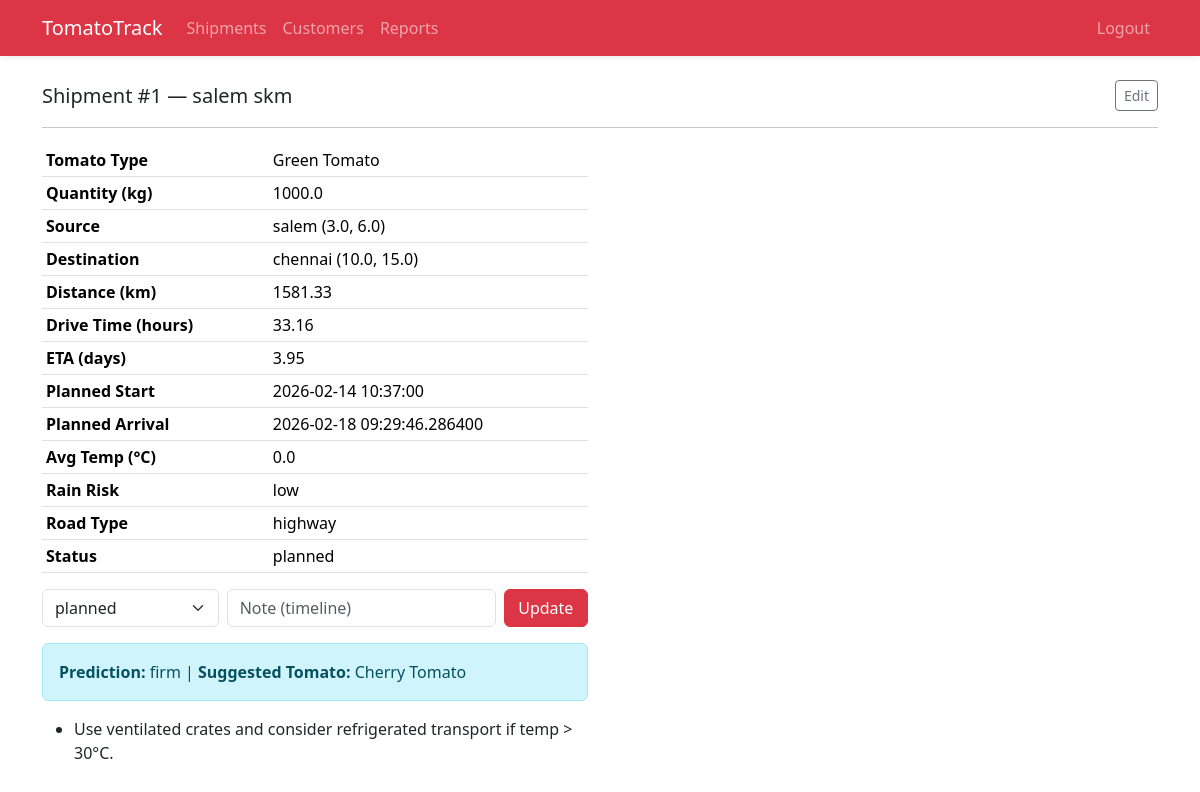
Screenshot of /shipments/1 (signed in) with the database file from the repository.
### models.py (models this page shows)
class Shipment(Base):
    __tablename__ = 'shipments'
    id = Column(Integer, primary_key=True)
    title = Column(String(255), nullable=False)
    tomato_type = Column(String(50))
    quantity_kg = Column(Float, default=0)
    origin_name = Column(String(255), nullable=False)
    origin_lat = Column(Float, nullable=False)
    origin_lng = Column(Float, nullable=False)
    dest_name = Column(String(255), nullable=False)
    dest_lat = Column(Float, nullable=False)
    dest_lng = Column(Float, nullable=False)
    distance_km = Column(Float)
    drive_time_hours = Column(Float)
    eta_days = Column(Float)
    planned_start = Column(DateTime)
    planned_arrival = Column(DateTime)
    avg_temp_c = Column(Float)
    rain_risk = Column(String(20))  # low/medium/high
    road_type = Column(String(50))  # highway/mixed/poor
    condition_departure = Column(String(100))
    condition_arrival = Column(String(100))
    status = Column(String(50), default='planned')
    actual_start = Column(DateTime)
    delivered_at = Column(DateTime)
    customer_id = Column(Integer, ForeignKey('customers.id'))
    customer = relationship('Customer', back_populates='shipments')
    created_by = Column(Integer, ForeignKey('users.id'))
    created_at = Column(DateTime, default=datetime.utcnow)

class TomatoType(Base):
    __tablename__ = 'tomato_types'
    id = Column(Integer, primary_key=True)
    name = Column(String(50), unique=True, nullable=False)
    best_temp_min = Column(Float)
    best_temp_max = Column(Float)
    max_travel_days = Column(Integer)
    notes = Column(Text)

### app.py (the view)
    @app.route('/shipments/<int:sid>')
    @login_required
    def shipment_detail(sid):
        with Session() as s:
            sh = s.get(Shipment, sid)
            if not sh:
                flash('Not found', 'danger')
                return redirect(url_for('shipments_list'))
            days = sh.eta_days or 0
            recs, predicted = tomato_recommendations(
                sh.distance_km or 0,
                days,
                sh.avg_temp_c or 0,
                sh.rain_risk or 'low',
                sh.road_type or 'highway'
            )
            tomato_suggestion = choose_tomato_type(s, days, sh.avg_temp_c, sh.rain_risk)
        return render_template('shipment_detail.html',
                               shipment=sh,
                               recs=recs,
                               predicted=predicted,
                               tomato_suggestion=tomato_suggestion)

### rules.py (called while the page is built)
def suggest_tomato_type_simple(days: float, temp_c: float, rain_risk: str) -> str:
    if days is None:
        days = 0
    if temp_c is None:
        temp_c = 25
    if days > 5 or (rain_risk == 'high' and days > 3):
        return "Green Tomato"
    if days <= 2 and 15 <= temp_c <= 30 and rain_risk != 'high':
        return "Red Tomato"
    if days <= 3 and temp_c <= 28:
        return "Roma Tomato"
    return "Cherry Tomato"

def tomato_recommendations(distance_km, eta_days, temp_c, rain_risk, road_type):
    notes = []
    if distance_km > 500:
        notes.append("Use ventilated crates and consider refrigerated transport if temp > 30°C.")
    if temp_c >= 30:
        notes.append("High temperature: pack with cool packs; avoid mid-day loading.")
    if rain_risk == 'high':
        notes.append("High rain risk: waterproof covers and avoid rough roads where possible.")
    if road_type in ('poor', 'mixed'):
        notes.append("Rough roads: use shock-absorbing packaging and stack lower.")
    predicted = "firm"
    if eta_days >= 5 or temp_c > 30:
        predicted = "overripe risk"
    elif eta_days <= 2 and rain_risk != 'high':
        predicted = "good"
    return notes, predicted

### templates/shipment_detail.html (shortened to what this page needs)
{% extends 'base.html' %}
{% block content %}
<div class="d-flex justify-content-between align-items-center">
  <h5 class="mb-0">Shipment #{{ shipment.id }} — {{ shipment.title }}</h5>
  <a class="btn btn-sm btn-outline-secondary" href="{{ url_for('shipment_edit', sid=shipment.id) }}">Edit</a>
</div>
<hr>
<div class="row">
  <div class="col-md-6">
    <table class="table table-sm">
      <tr><th>Tomato Type</th><td>{{ shipment.tomato_type }}</td></tr>
      <tr><th>Quantity (kg)</th><td>{{ shipment.quantity_kg }}</td></tr>
      <tr><th>Source</th><td>{{ shipment.origin_name }} ({{ shipment.origin_lat }}, {{ shipment.origin_lng }})</td></tr>
      <tr><th>Destination</th><td>{{ shipment.dest_name }} ({{ shipment.dest_lat }}, {{ shipment.dest_lng }})</td></tr>
      <tr><th>Distance (km)</th><td>{{ '%.2f'|format(shipment.distance_km or 0) }}</td></tr>
      <tr><th>Drive Time (hours)</th><td>{{ '%.2f'|format(shipment.drive_time_hours or 0) }}</td></tr>
      <tr><th>ETA (days)</th><td>{{ '%.2f'|format(shipment.eta_days or 0) }}</td></tr>
      <tr><th>Planned Start</th><td>{{ shipment.planned_start }}</td></tr>
      <tr><th>Planned Arrival</th><td>{{ shipment.planned_arrival }}</td></tr>
      <tr><th>Avg Temp (°C)</th><td>{{ shipment.avg_temp_c }}</td></tr>
      <tr><th>Rain Risk</th><td>{{ shipment.rain_risk }}</td></tr>
      <tr><th>Road Type</th><td>{{ shipment.road_type }}</td></tr>
      <tr><th>Status</th><td>{{ shipment.status }}</td></tr>
    </table>
    <form method="post" action="{{ url_for('update_status', sid=shipment.id) }}" class="row g-2">
      <div class="col-md-4">
        <select name="status" class="form-select">
          <option value="planned"   {% if shipment.status=='planned' %}selected{% endif %}>planned</option>
        </select>
      </div>
      <div class="col-md-6"><input name="note" class="form-control" placeholder="Note (timeline)"></div>
      <div class="col-md-2"><button class="btn btn-danger w-100">Update</button></div>
    </form>
    <div class="mt-3">
      <div class="alert alert-info">
        <b>Prediction:</b> {{ predicted }} | <b>Suggested Tomato:</b> {{ tomato_suggestion }}
      </div>
      <ul>
        {% for n in recs %}<li>{{ n }}</li>{% endfor %}
      </ul>
    </div>
  </div>
</div>
{% endblock %}

### templates/base.html (shortened to what this page needs)
<!doctype html>
<html lang="en">
<head>
  <link href="https://cdn.jsdelivr.net/npm/bootstrap@5.3.3/dist/css/bootstrap.min.css" rel="stylesheet">
  <link rel="stylesheet" href="{{ url_for('static', filename='custom.css') }}">
  <link rel="stylesheet" href="https://unpkg.com/leaflet@1.9.4/dist/leaflet.css"/>
</head>
<body>
<nav class="navbar navbar-expand-lg navbar-dark bg-danger mb-4">
  <div class="container">
    <a class="navbar-brand" href="{{ url_for('dashboard') }}">TomatoTrack</a>
    <div class="collapse navbar-collapse">
      <ul class="navbar-nav me-auto">
        <li class="nav-item"><a class="nav-link" href="{{ url_for('shipments_list') }}">Shipments</a></li>
        <li class="nav-item"><a class="nav-link" href="{{ url_for('customers_list') }}">Customers</a></li>
        <li class="nav-item"><a class="nav-link" href="{{ url_for('reports') }}">Reports</a></li>
      </ul>
      <ul class="navbar-nav">
        <li class="nav-item"><a class="nav-link" href="{{ url_for('logout') }}">Logout</a></li>
      </ul>
    </div>
  </div>
</nav>
<div class="container">
  {% block content %}{% endblock %}
</div>
</body>
</html>

### static/custom.css (style rules this page uses)
body { background: #fff; }
.navbar { box-shadow: 0 2px 6px rgba(0,0,0,0.08); }
table th { white-space: nowrap; }

### rows the page displays
Shipment: id "1", title "salem skm", tomato_type "Green Tomato", quantity_kg "1000.0", origin_name "salem", origin_lat "3.0", origin_lng "6.0", dest_name "chennai", dest_lat "10.0", dest_lng "15.0", distance_km "1581.33", drive_time_hours "33.16", eta_days "3.95", planned_start "2026-02-14 10:37:00", planned_arrival "2026-02-18 09:29:46.286400", avg_temp_c "0.0", rain_risk "low", road_type "highway", status "planned"
TomatoType: name "Cherry Tomato"

### other values shown
{{ predicted }} "firm"
{{ n }} "Use ventilated crates and consider refrigerated transport if temp > 30°C."
